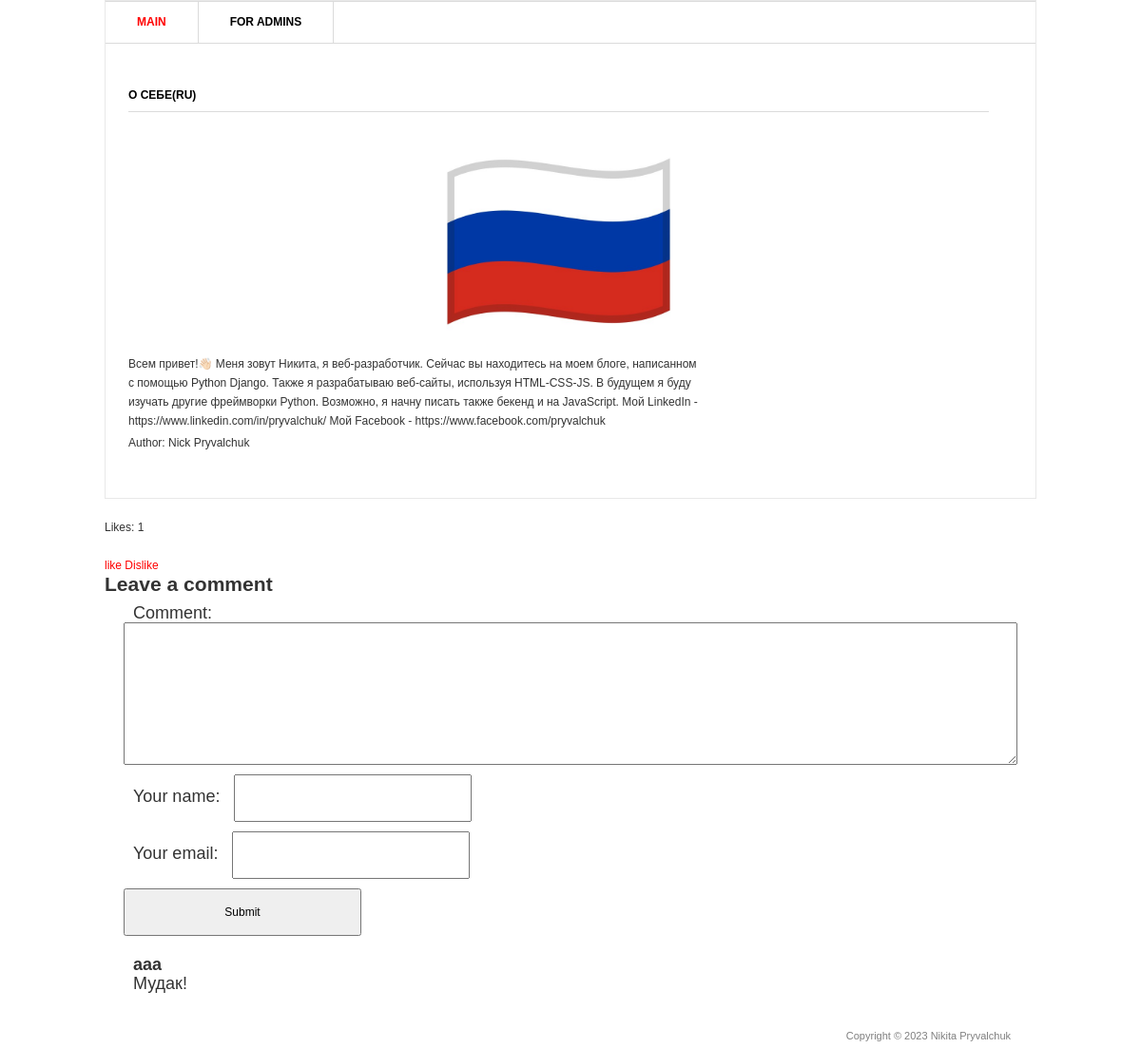
The app's page /1/, older data.
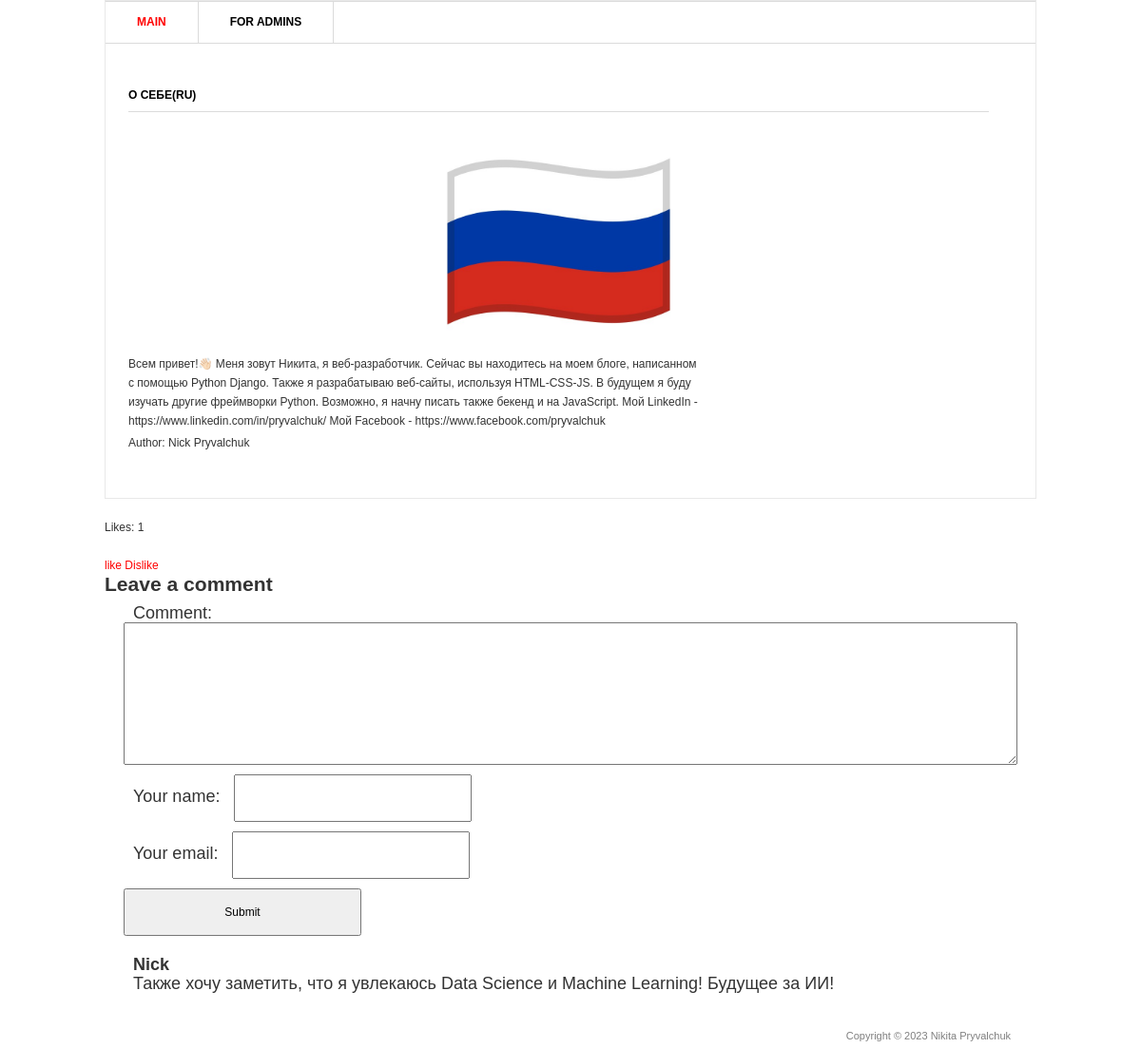
The same page, newer data.
### blog/models.py (models this page shows, shortened)
class Post(models.Model):
    title = models.CharField('Title', max_length=32)
    description = models.TextField('Text')
    author = models.CharField('Authors name', max_length=32)
    date = models.DateField('Publication date')
    img = models.ImageField('Image', upload_to='image/%Y')
    class Meta:
        verbose_name = 'Post'
        verbose_name_plural = 'Posts'

class Comments(models.Model):
    email = models.EmailField()
    name = models.CharField('Name', max_length=32)
    text_comments = models.TextField("Comment text", max_length=500)
    post = models.ForeignKey(Post, verbose_name='Publication', on_delete=models.CASCADE)
    class Meta:
        verbose_name = 'Comment'
        verbose_name_plural = 'Comments'

### blog/views.py (the view)
# urls.py: path('<int:pk>/', views.PostDetail.as_view()),
class PostDetail(View):
    def get(self, request, pk):
        post = Post.objects.get(id=pk)
        return render(request, 'blog/blog_detail.html', {'post': post})

### templates/blog/blog_detail.html (shortened to what this page needs)
{% load static %}
<html >
<head>
	<link rel="stylesheet" href="{% static 'css/style.css' %}" type="text/css" media="all" />
</head>
<body>
<div class="shell">
	<div class="border">
		<div id="navigation">
			<ul>
			    <li><a href="/" class="active">Main</a></li>
			    <li><a href="/admin">For admins</a></li>
			</ul>
		</div>
		<div id="main">
			<div id="content" class="left">
				<div class="projects">
					<h3>{{ post.title }}</h3>
                    <p align="center">
                        <img src="{{ post.img.url }}" width="50%"/>
                    </p>
					<div class="item">
						<div class="text left">
							<p>{{ post.description }}</p>
							<p>Author: {{ post.author }}</p>
						</div>
					</div>
				</div>
			</div>
		</div>
	</div>
	<div>
		<br>
		<p>Likes: {{ post.likes_set.all.count }}</p>
		<br>
		<a href="{% url 'add_likes' post.id %}">like</a>
		<a href="{% url 'del_likes' post.id %}">Dislike</a>
	</div>
	<div class="form-comment">
		<h3>Leave a comment</h3>
		<div>
			<form action="{% url 'add_comments' post.id %}" method="post">
				<div>
					<label>Comment:</label>
					<textarea name="text_comments"></textarea>
				</div>
				<div>
					<label>Your name: </label>
					<input type="text" name="name">
				</div>
				<div>
					<label>Your email: </label>
					<input type="email" name="email">
				</div>
				<div><input type="submit"></div>
			</form>
		</div>
		<div>
			{% for comment in post.comments_set.all %}
			<div class="view-comment">
				<h4>{{ comment.name }}</h4>
				<p>
					{{ comment.text_comments }}
				</p>
			</div>
			{% endfor %}
		</div>
	</div>
	<div id="footer">
		<p class="copy right">Copyright &copy;  2023 Nikita Pryvalchuk</p>
	</div>
</div>
</body>
</html>

### static/css/style.css (style rules this page uses)
* { margin: 0; padding: 0; outline:0; }
body { font-size: 12px; line-height: 20px; font-family: Georgia, Arial, Helvetica, Sans-Serif; color: #333; background: url() repeat 0 0; }
a { color: #ff0000; text-decoration: none; cursor:pointer; }
input, textarea, select { font-family: Arial, Helvetica, sans-serif; font-size:12px; }
textarea { overflow:auto; }
.left, .alignleft { float: left; display: inline; }
.right, .alignright { float: right; display: inline; }
.shell { width: 980px; margin: 0 auto; }
.border { border: 1px solid #e8e8e8; background: #fff; position: relative; }
#navigation { height: 43px; border-top: 1px solid #dbdbdb; border-bottom: 1px solid #dbdbdb; }
#navigation ul { list-style: none; }
#navigation ul li { float: left; height: 43px; border-right: 1px solid #dbdbdb; font-size: 12px; line-height: 43px; font-weight: bold; text-transform: uppercase; }
#navigation ul li a { float: left; height: 43px; color: #000; padding: 0 33px; }
#navigation ul li a:hover, #navigation ul li a.active { color: #ff0000; text-decoration: none; }
#main { width: 932px; padding: 37px 24px 17px 24px; }
#main h3 { font-size: 12px; line-height: 15px; color: #000; text-transform: uppercase; border-bottom: 1px solid #dbdbdb; padding: 0 0 9px 0; }
#content { width: 905px; }
.projects { padding: 10px 0 0 0; }
.projects h3 { margin: 0 0 17px 0; }
.projects .item { margin: 0 0 28px 0; }
.projects .text { width: 600px; }
.projects .text p { padding: 0 0 3px 0; }
#footer { font-family: Arial, sans-serif; font-size: 11px; line-height: 14px; color: #7f7f7f; padding: 18px 27px 20px 38px; }
.form-comment { font-size: 18px; }
.form-comment label { margin: 10px 10px; }
.form-comment input { border-radius: 15pxl padding: 15px; height: 50px; width: 250px; }
.form-comment textarea { border-radius: 15pxl padding: 15px; height: 150px; width: 100%; resize: vertical; }
.form-comment div { margin: 10px; }
.view-comment { padding: 10px; margin: 10px; font-size: 18px; border-radius: 15px; }

Row changes from the older to the newer data that the page shows:
removed Comments: name "ааа", text_comments "Мудак!"
added Comments: name "Nick", text_comments "Также хочу заметить, что я увлекаюсь Data Science и Machine Learning! Будущее за ИИ!"
